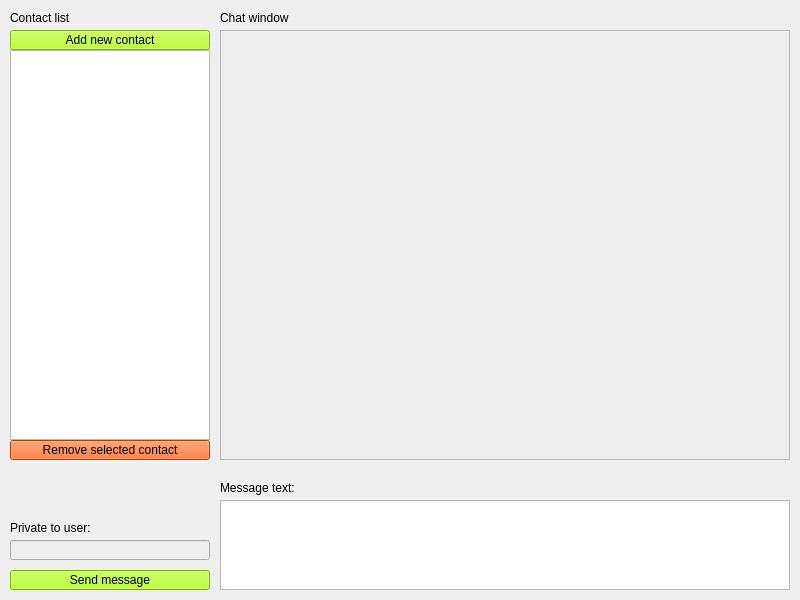
<?xml version="1.0" encoding="UTF-8"?>
<ui version="4.0">
 <class>client_window</class>
 <widget class="QMainWindow" name="client_window">
  <property name="geometry">
   <rect>
    <x>0</x>
    <y>0</y>
    <width>800</width>
    <height>600</height>
   </rect>
  </property>
  <property name="sizePolicy">
   <sizepolicy hsizetype="Fixed" vsizetype="Fixed">
    <horstretch>0</horstretch>
    <verstretch>0</verstretch>
   </sizepolicy>
  </property>
  <property name="windowTitle">
   <string>Chat Client</string>
  </property>
  <widget class="QWidget" name="centralwidget">
   <widget class="QListView" name="contacts_listView">
    <property name="geometry">
     <rect>
      <x>10</x>
      <y>50</y>
      <width>200</width>
      <height>390</height>
     </rect>
    </property>
   </widget>
   <widget class="QLineEdit" name="private_lineEdit">
    <property name="enabled">
     <bool>false</bool>
    </property>
    <property name="geometry">
     <rect>
      <x>10</x>
      <y>540</y>
      <width>200</width>
      <height>20</height>
     </rect>
    </property>
   </widget>
   <widget class="QPushButton" name="contacts_add_pushButton">
    <property name="geometry">
     <rect>
      <x>10</x>
      <y>30</y>
      <width>200</width>
      <height>20</height>
     </rect>
    </property>
    <property name="styleSheet">
     <string notr="true">background-color: rgb(170, 255, 0);</string>
    </property>
    <property name="text">
     <string>Add new contact</string>
    </property>
   </widget>
   <widget class="QPushButton" name="contacts_remove_pushButton">
    <property name="geometry">
     <rect>
      <x>10</x>
      <y>440</y>
      <width>200</width>
      <height>20</height>
     </rect>
    </property>
    <property name="styleSheet">
     <string notr="true">background-color: rgb(255, 85, 0);</string>
    </property>
    <property name="text">
     <string>Remove selected contact</string>
    </property>
   </widget>
   <widget class="QLabel" name="private_label">
    <property name="geometry">
     <rect>
      <x>10</x>
      <y>520</y>
      <width>200</width>
      <height>16</height>
     </rect>
    </property>
    <property name="text">
     <string>Private to user:</string>
    </property>
   </widget>
   <widget class="QPlainTextEdit" name="message_plainTextEdit">
    <property name="geometry">
     <rect>
      <x>220</x>
      <y>500</y>
      <width>570</width>
      <height>90</height>
     </rect>
    </property>
   </widget>
   <widget class="QLabel" name="message_label">
    <property name="geometry">
     <rect>
      <x>220</x>
      <y>480</y>
      <width>570</width>
      <height>15</height>
     </rect>
    </property>
    <property name="text">
     <string>Message text:</string>
    </property>
   </widget>
   <widget class="QPlainTextEdit" name="chat_plainTextEdit">
    <property name="enabled">
     <bool>false</bool>
    </property>
    <property name="geometry">
     <rect>
      <x>220</x>
      <y>30</y>
      <width>570</width>
      <height>430</height>
     </rect>
    </property>
   </widget>
   <widget class="QLabel" name="contacts_label">
    <property name="geometry">
     <rect>
      <x>10</x>
      <y>10</y>
      <width>200</width>
      <height>15</height>
     </rect>
    </property>
    <property name="text">
     <string>Contact list</string>
    </property>
   </widget>
   <widget class="QPushButton" name="message_pushButton">
    <property name="geometry">
     <rect>
      <x>10</x>
      <y>570</y>
      <width>200</width>
      <height>20</height>
     </rect>
    </property>
    <property name="styleSheet">
     <string notr="true">background-color: rgb(170, 255, 0);</string>
    </property>
    <property name="text">
     <string>Send message</string>
    </property>
   </widget>
   <widget class="QLabel" name="chat_label">
    <property name="geometry">
     <rect>
      <x>220</x>
      <y>10</y>
      <width>570</width>
      <height>15</height>
     </rect>
    </property>
    <property name="text">
     <string>Chat window</string>
    </property>
   </widget>
  </widget>
 </widget>
 <resources/>
 <connections/>
</ui>
